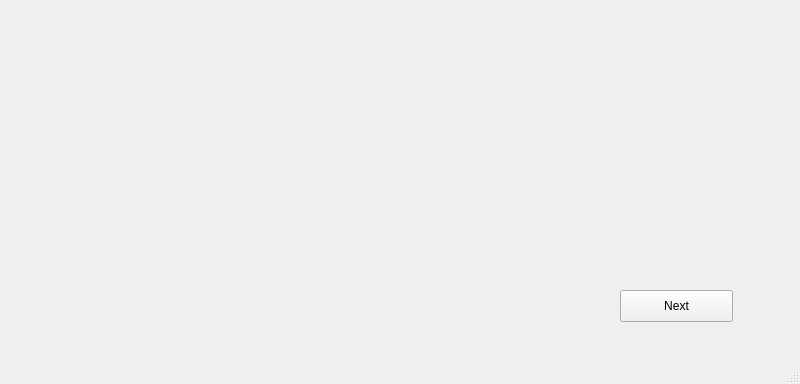
<?xml version="1.0" encoding="UTF-8"?>
<ui version="4.0">
 <class>MainWindow</class>
 <widget class="QMainWindow" name="MainWindow">
  <property name="geometry">
   <rect>
    <x>0</x>
    <y>0</y>
    <width>800</width>
    <height>384</height>
   </rect>
  </property>
  <property name="windowTitle">
   <string>MainWindow</string>
  </property>
  <widget class="QWidget" name="centralwidget">
   <widget class="QStackedWidget" name="stackedWidget">
    <property name="geometry">
     <rect>
      <x>0</x>
      <y>-20</y>
      <width>800</width>
      <height>384</height>
     </rect>
    </property>
    <property name="minimumSize">
     <size>
      <width>360</width>
      <height>80</height>
     </size>
    </property>
    <widget class="QWidget" name="page">
     <widget class="QPushButton" name="btn_next">
      <property name="geometry">
       <rect>
        <x>620</x>
        <y>310</y>
        <width>113</width>
        <height>32</height>
       </rect>
      </property>
      <property name="text">
       <string>Next</string>
      </property>
     </widget>
    </widget>
    <widget class="QWidget" name="page_2">
     <widget class="QPushButton" name="btn_next_2">
      <property name="geometry">
       <rect>
        <x>620</x>
        <y>310</y>
        <width>113</width>
        <height>32</height>
       </rect>
      </property>
      <property name="text">
       <string>Next</string>
      </property>
     </widget>
     <widget class="QPushButton" name="btn_cancel">
      <property name="geometry">
       <rect>
        <x>500</x>
        <y>310</y>
        <width>113</width>
        <height>32</height>
       </rect>
      </property>
      <property name="text">
       <string>Cancel</string>
      </property>
     </widget>
    </widget>
    <widget class="QWidget" name="page_3">
     <widget class="QLabel" name="label">
      <property name="geometry">
       <rect>
        <x>566</x>
        <y>220</y>
        <width>81</width>
        <height>20</height>
       </rect>
      </property>
      <property name="text">
       <string>Elapsed time :</string>
      </property>
     </widget>
     <widget class="QLabel" name="timer">
      <property name="geometry">
       <rect>
        <x>650</x>
        <y>220</y>
        <width>81</width>
        <height>20</height>
       </rect>
      </property>
      <property name="text">
       <string>00:00</string>
      </property>
      <property name="textFormat">
       <enum>Qt::AutoText</enum>
      </property>
      <property name="wordWrap">
       <bool>false</bool>
      </property>
     </widget>
     <widget class="QProgressBar" name="progressBar">
      <property name="geometry">
       <rect>
        <x>160</x>
        <y>190</y>
        <width>501</width>
        <height>14</height>
       </rect>
      </property>
      <property name="styleSheet">
       <string notr="true">QProgressBar {
	border: 1px solid black;
	min-height: 12px;
    max-height: 12px;
    border-radius: 6px;
}
 
QProgressBar::chunk {
	border-radius: 6px;
    background-color: #009688;
}</string>
      </property>
      <property name="value">
       <number>0</number>
      </property>
     </widget>
     <widget class="QPushButton" name="btn_next_3">
      <property name="enabled">
       <bool>false</bool>
      </property>
      <property name="geometry">
       <rect>
        <x>620</x>
        <y>310</y>
        <width>113</width>
        <height>32</height>
       </rect>
      </property>
      <property name="text">
       <string>Next</string>
      </property>
     </widget>
     <widget class="QPushButton" name="btn_cancel_2">
      <property name="geometry">
       <rect>
        <x>500</x>
        <y>310</y>
        <width>113</width>
        <height>32</height>
       </rect>
      </property>
      <property name="text">
       <string>Cancel</string>
      </property>
     </widget>
    </widget>
    <widget class="QWidget" name="page_4">
     <widget class="QPushButton" name="btn_quitter">
      <property name="geometry">
       <rect>
        <x>620</x>
        <y>310</y>
        <width>113</width>
        <height>32</height>
       </rect>
      </property>
      <property name="text">
       <string>Quitter</string>
      </property>
     </widget>
    </widget>
   </widget>
  </widget>
  <widget class="QMenuBar" name="menubar">
   <property name="geometry">
    <rect>
     <x>0</x>
     <y>0</y>
     <width>800</width>
     <height>24</height>
    </rect>
   </property>
  </widget>
  <widget class="QStatusBar" name="statusbar"/>
 </widget>
 <resources/>
 <connections/>
</ui>
